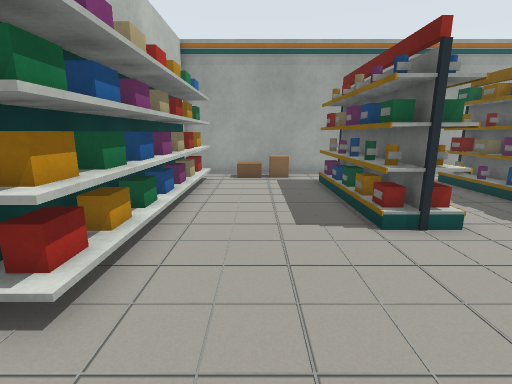
[1] (above)

17 first-person views from a walk through a robot-simulator world made for Gazebo. The camera is 1 m above the floor, tilts 12° down and sees 85° across. The lines on the ground mark 1 m squares. The floor is counted in squares, 0.5 m on a side. Each view is taken from the middle of a square. On the plan, view 1 faces up. The plan holds only what a view shows up to about 16 squares ahead; the rest is blank.

[2]
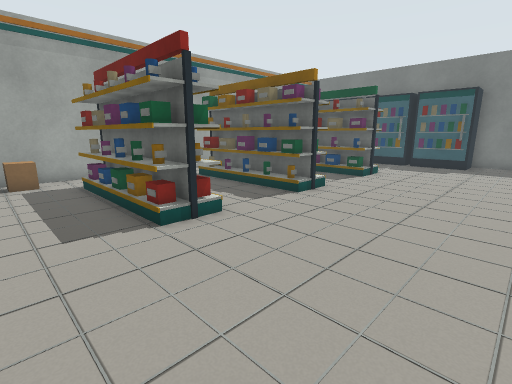

[3]
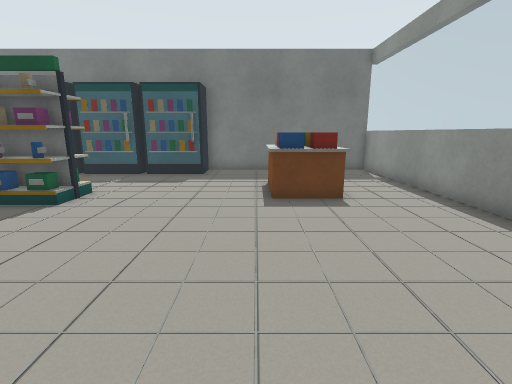

[4]
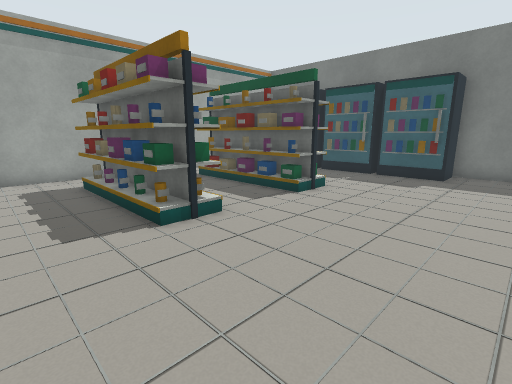

[5]
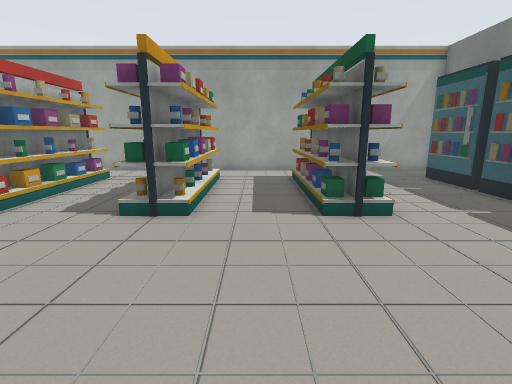

[6]
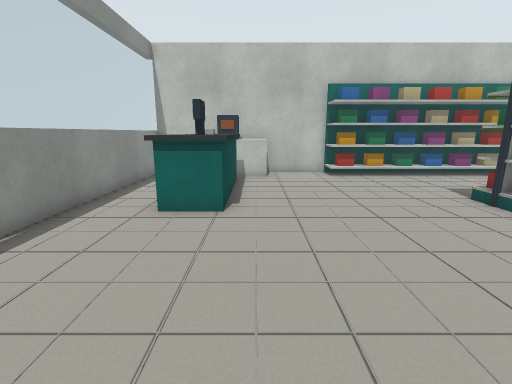

[7]
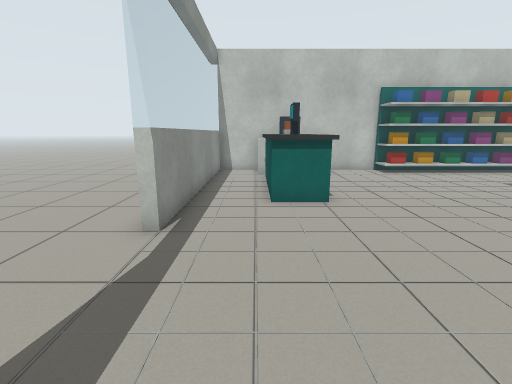

[8]
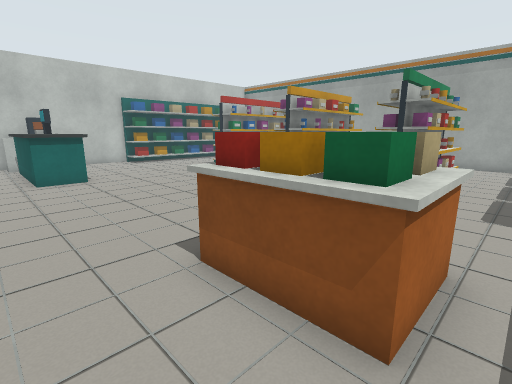

[9]
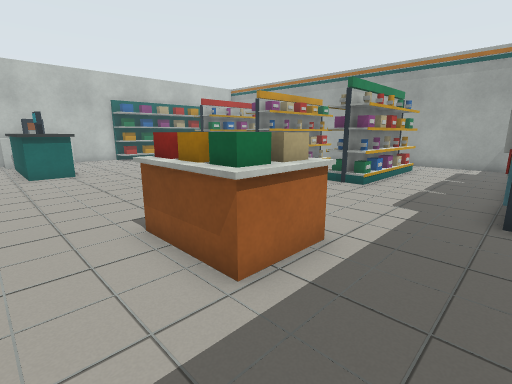

[10]
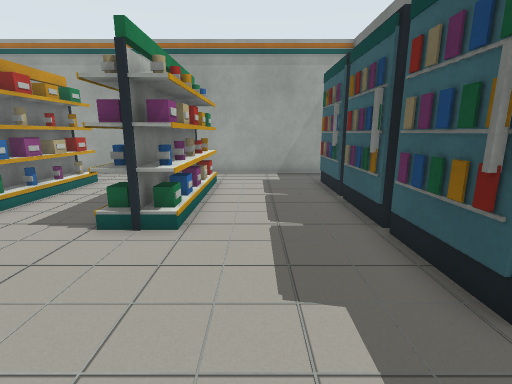

[11]
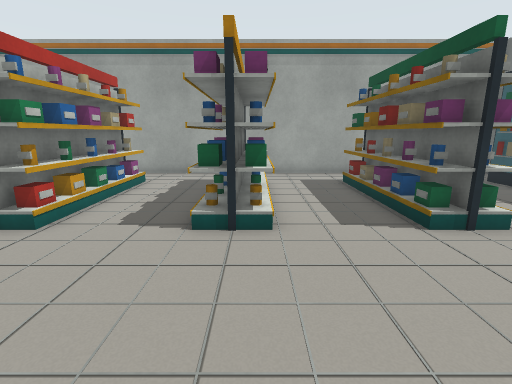

[12]
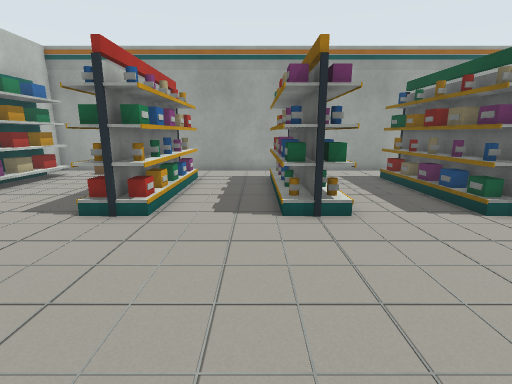

[13]
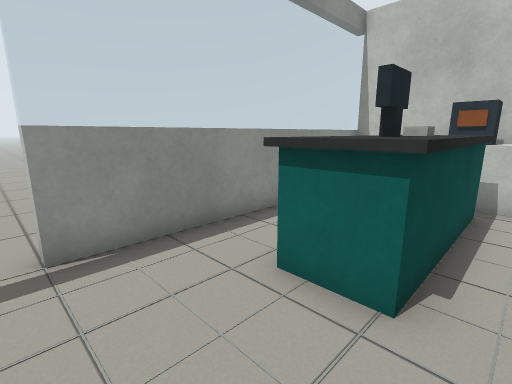

[14]
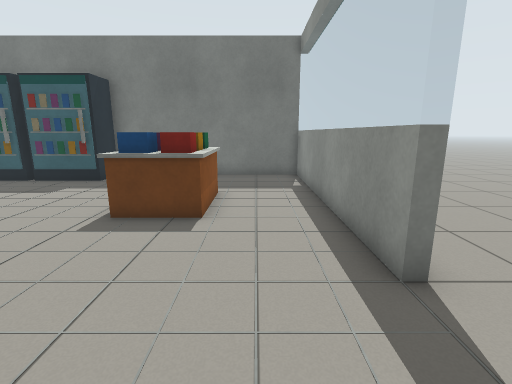

[15]
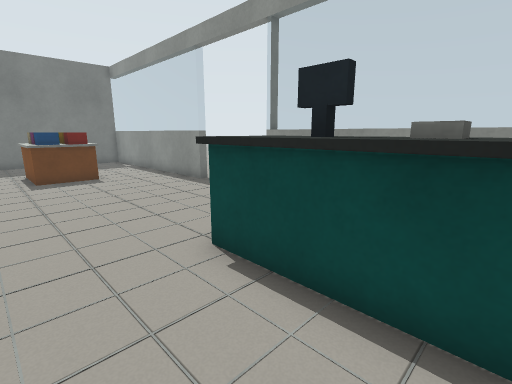

[16]
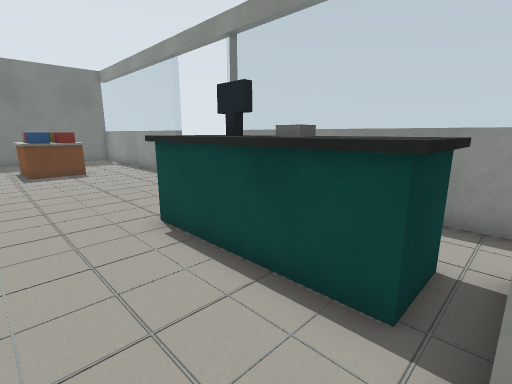

[17]
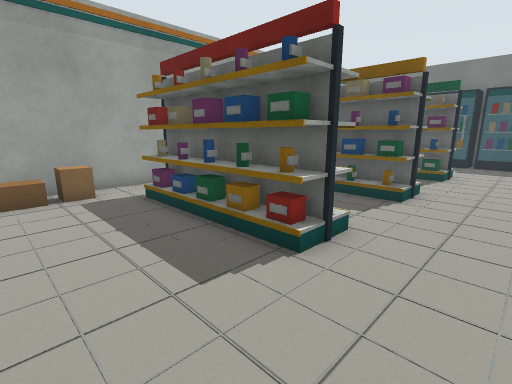

### Floor plan
Key: @ floor where view 1 was taken; # wall or solid block; . floor; = window, fence, low wall or low ledge; B brown box; W white box; G green box; R orange box; C beige cylinder; M magenta cylinder; L blue cylinder; E red box; I beige box; A magenta box; F fridge; U blue box; N counter; K dark grey box; O other object.
Columns run from 4 left of view 1 to 21 right of it. Each row starts with its distance up from view 1.
 14 ##########################
 13 ##.BBB..................
 12  #W....OO...OO...OO.....
 11  WW....OO...GG...OO....OF
 10  #W....OO...RR...OO....OF
  9  #W....CO...EE...OO....OF
  8  WW....WW...WW...WW....OF
  7  WW....MO...IO...OO....OF
  6  #W....LL...AA...CO....FF
  5  #W....................FF
  4  WW....................FF
  3 ##W....................FF#
  2 #........................#
  1 #........................#
  0 #...@....................#
 -1 #NN...............UOI....#
 -2 #UBKKKKKK.........ERG....#
 -3 #UUKKWUUK.........===....#
 -4 #NN......................#
 -5 #........................#
 -6 #==========....==========#
 -7         .........
 -8         .....  ..

Where each view was taken, in squares from view 1:
view 1: 0 up, 0 right, facing up
view 2: 0 up, 0 right, facing up-right
view 3: 0 up, 5 right, facing right
view 4: 0 up, 5 right, facing up-right
view 5: 1 down, 11 right, facing up
view 6: 1 down, 11 right, facing left
view 7: 4 down, 12 right, facing left
view 8: 5 down, 17 right, facing up-left
view 9: 5 down, 19 right, facing up-left
view 10: 0 up, 16 right, facing up
view 11: 0 up, 9 right, facing up
view 12: 1 down, 7 right, facing up
view 13: 1 down, 7 right, facing down-left
view 14: 4 down, 7 right, facing right
view 15: 1 up, 0 right, facing down-right
view 16: 1 up, 2 left, facing down-right
view 17: 3 up, 1 left, facing up-right
